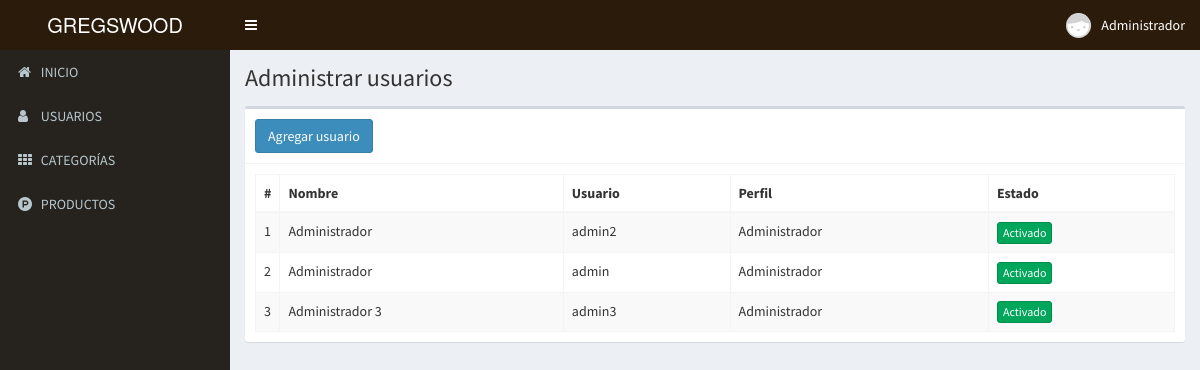
The app's page /usuarios (signed in) with its own data.
### tables this page shows
CREATE TABLE `usuarios` (
  `id` int(11) NOT NULL,
  `nombre` text NOT NULL,
  `usuario` text NOT NULL,
  `password` text NOT NULL,
  `perfil` text NOT NULL,
  `estado` int(11) NOT NULL,
  `ultimo_login` datetime NOT NULL,
  `fecha` timestamp NOT NULL DEFAULT CURRENT_TIMESTAMP ON UPDATE CURRENT_TIMESTAMP
);

### controladores/plantilla.controlador.php (called while the page is built)
<?php
class ControladorPlantilla{
	static public function ctrPlantilla(){
		include "vistas/plantilla.php";
	}
}

### index.php (called while the page is built, shortened)
<?php
require_once "controladores/plantilla.controlador.php";
require_once "controladores/usuarios.controlador.php";
require_once "controladores/productos.controlador.php";
require_once "modelos/usuarios.modelo.php";
$plantilla = new ControladorPlantilla();
$plantilla -> ctrPlantilla();

### controladores/usuarios.controlador.php (called while the page is built, shortened)
<?php
class ControladorUsuarios{
	static public function ctrMostrarUsuarios($item, $valor){
		$tabla = "usuarios";
		$respuesta = ModeloUsuarios::MdlMostrarUsuarios($tabla, $item, $valor);
		return $respuesta;
	}
}

### modelos/conexion.php (called while the page is built)
<?php
class Conexion{
	static public function conectar(){
		$link = new PDO("mysql:host=localhost;dbname=muebleria",
			            "root",
			            "");
		$link->exec("set names utf8");
		return $link;
	}
}

### modelos/usuarios.modelo.php (called while the page is built, shortened)
<?php
require_once "conexion.php";
class ModeloUsuarios{
	static public function mdlMostrarUsuarios($tabla, $item, $valor){
		if($item != null){
			$stmt = Conexion::conectar()->prepare("SELECT * FROM $tabla WHERE $item = :$item");
			$stmt -> bindParam(":".$item, $valor, PDO::PARAM_STR);
			$stmt -> execute();
			return $stmt -> fetch();
		}else{
			$stmt = Conexion::conectar()->prepare("SELECT * FROM $tabla");
			$stmt -> execute();
			return $stmt -> fetchAll();
		}
	}
}

### vistas/modulos/usuarios.php (the view, shortened to what this page needs)
<div class="content-wrapper">
  <section class="content-header">
    <h1>
      Administrar usuarios
    </h1>
  </section>
  <section class="content">
    <div class="box">
      <div class="box-header with-border">
        <button class="btn btn-primary" data-toggle="modal" data-target="#modalAgregarUsuario">
          Agregar usuario
        </button>
      </div>
      <div class="box-body">
       <table class="table table-bordered table-striped dt-responsive tablas" width="100%">
        <thead>
         <tr>
           <th style="width:10px">#</th>
           <th>Nombre</th>
           <th>Usuario</th>
           <th>Perfil</th>
           <th>Estado</th>
         </tr>
        </thead>
        <tbody>
        <?php
        $item = null;
        $valor = null;
        $usuarios = ControladorUsuarios::ctrMostrarUsuarios($item, $valor);
       foreach ($usuarios as $key => $value){
          echo ' <tr>
                  <td>'.($key+1).'</td>
                  <td>'.$value["nombre"].'</td>
                  <td>'.$value["usuario"].'</td>
                  <td>'.$value["perfil"].'</td>';
                  if($value["estado"] != 0){
                    echo '<td><button class="btn btn-success btn-xs btnActivar" idUsuario="'.$value["id"].'" estadoUsuario="0">Activado</button></td>';
                  }else{
                    echo '<td><button class="btn btn-danger btn-xs btnActivar" idUsuario="'.$value["id"].'" estadoUsuario="1">Desactivado</button></td>';
                  }
        }
        ?>
        </tbody>
       </table>
      </div>
    </div>
  </section>
</div>

### records on screen
usuarios: nombre "Administrador", usuario "admin2", perfil "Administrador"
usuarios: nombre "Administrador", usuario "admin", perfil "Administrador"
usuarios: nombre "Administrador 3", usuario "admin3", perfil "Administrador"

### other values on screen
$_SESSION["nombre"] "Administrador"
